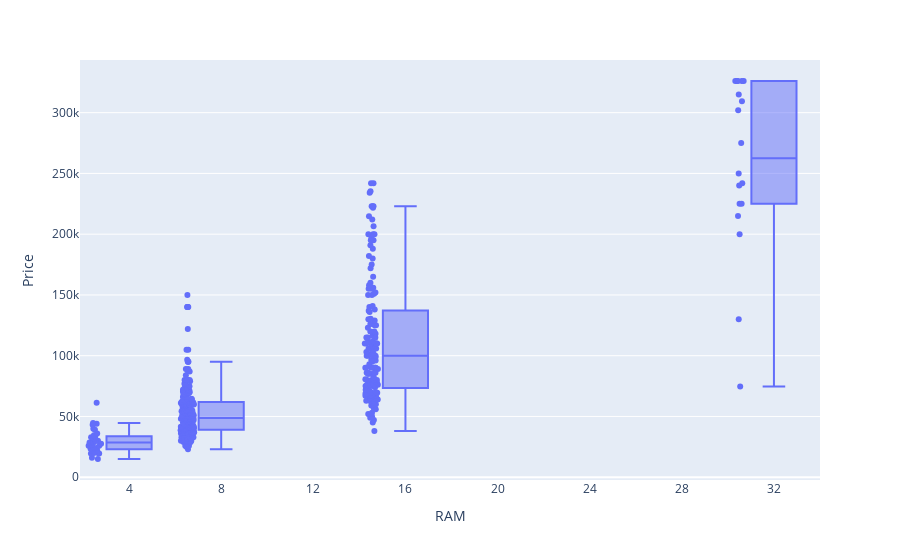

Notebook code cell kept with this figure:
### Markdown cell above
**RAM VS Price**

### Code cell
fig = px.box(df, x="RAM", y="Price", points="all")
fig.show()

### Figure 1 — Plotly figure (JSON) as saved in the notebook; plotly's stock layout.template omitted (floating-point values rounded to 4 significant figures; data arrays with more than 128 entries replaced by an {"elided": "..."} marker saying what was removed)
{"data": [{"alignmentgroup": "True", "boxpoints": "all", "hovertemplate": "RAM=%{x}<br>Price=%{y}<extra></extra>", "legendgroup": "", "marker": {"color": "#636efa"}, "name": "", "notched": false, "offsetgroup": "", "orientation": "v", "showlegend": false, "type": "box", "x": {"elided": "423 int values"}, "x0": " ", "xaxis": "x", "y": {"elided": "423 int values"}, "y0": " ", "yaxis": "y"}], "layout": {"boxmode": "group", "legend": {"tracegroupgap": 0}, "margin": {"t": 60}, "xaxis": {"anchor": "y", "domain": [0, 1], "title": {"text": "RAM"}}, "yaxis": {"anchor": "x", "domain": [0, 1], "title": {"text": "Price"}}}}
